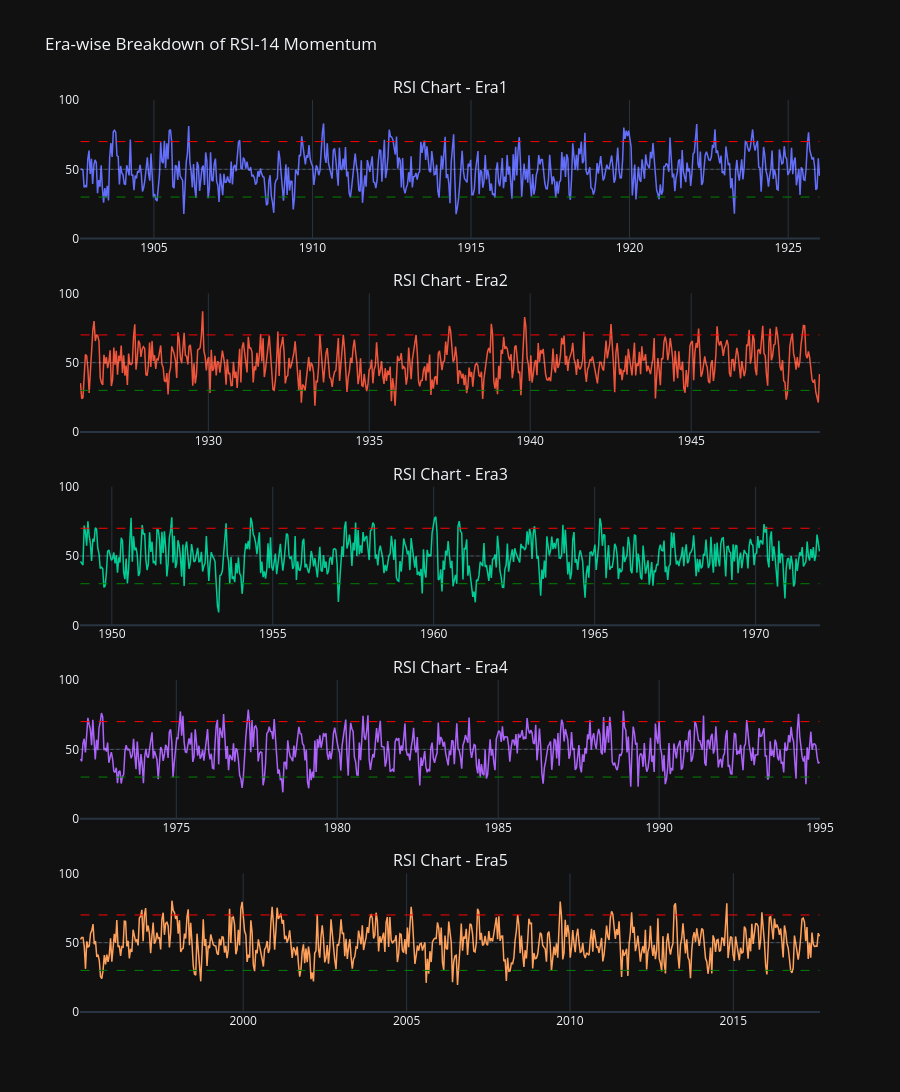

Notebook code cell kept with this figure:
### Code cell
import plotly.graph_objects as go
from plotly.subplots import make_subplots

# 1. लोड कम करने के लिए डेटा को डाउनसैंपल करना (हर 10वां पॉइंट लेना)
sampled_df = df.iloc[::10].copy()

# 2. 5 Eras के लिए 5 अलग-अलग रोज़ (Rows) वाला सबप्लॉट ढांचा तैयार करना
fig = make_subplots(
    rows=5, cols=1, 
    shared_xaxes=False, # हर Era की टाइमलाइन अपनी अलग होगी
    vertical_spacing=0.06, # चार्ट्स के बीच का स्पेस
    subplot_titles=[f"RSI Chart - {era}" for era in sampled_df['Era'].unique()]
)

# 3. लूप चलाकर हर Era का डेटा उसके अपने चार्ट में डालना
for i, era_name in enumerate(sampled_df['Era'].unique(), 1):
    era_df = sampled_df[sampled_df['Era'] == era_name]
    
    # RSI की लाइन जोड़ना
    fig.add_trace(
        go.Scatter(
            x=era_df['Date'], 
            y=era_df['RSI_14'],
            mode='lines',
            name=f'{era_name} RSI',
            line=dict(width=1.5)
        ),
        row=i, col=1
    )
    
    # हर चार्ट में Overbought (70) और Oversold (30) की सीमा रेखाएं जोड़ना
    fig.add_shape(type="line", x0=era_df['Date'].min(), x1=era_df['Date'].max(), y0=70, y1=70,
                  line=dict(color="red", width=1, dash="dash"), row=i, col=1)
    fig.add_shape(type="line", x0=era_df['Date'].min(), x1=era_df['Date'].max(), y0=30, y1=30,
                  line=dict(color="green", width=1, dash="dash"), row=i, col=1)
    fig.add_shape(type="line", x0=era_df['Date'].min(), x1=era_df['Date'].max(), y0=50, y1=50,
                  line=dict(color="rgba(255,255,255,0.2)", width=1, dash="dot"), row=i, col=1)

# 4. लेआउट और फिक्स रेंज (0 से 100) सेट करना
fig.update_layout(
    height=1200, # 5 चार्ट्स के लिए पर्याप्त ऊंचाई
    title_text="Era-wise Breakdown of RSI-14 Momentum",
    template='plotly_dark',
    showlegend=False # नाम ऊपर टाइटल में हैं, इसलिए लेजेंड की जरूरत नहीं
)

# सभी सबप्लॉट्स के Y-Axis को 0-100 पर फिक्स करना
fig.update_yaxes(range=[0, 100])

# ग्राफ को डिस्प्ले करना
fig.show()

### Figure 1 — Plotly figure (JSON) as saved in the notebook; plotly's stock layout.template omitted (floating-point values rounded to 4 significant figures; data arrays with more than 128 entries replaced by an {"elided": "..."} marker saying what was removed)
{"data": [{"line": {"width": 1.5}, "mode": "lines", "name": "Era1 RSI", "type": "scatter", "x": {"elided": "609 str values"}, "xaxis": "x", "y": {"elided": "609 float values"}, "yaxis": "y"}, {"line": {"width": 1.5}, "mode": "lines", "name": "Era2 RSI", "type": "scatter", "x": {"elided": "600 str values"}, "xaxis": "x2", "y": {"elided": "600 float values"}, "yaxis": "y2"}, {"line": {"width": 1.5}, "mode": "lines", "name": "Era3 RSI", "type": "scatter", "x": {"elided": "600 str values"}, "xaxis": "x3", "y": {"elided": "600 float values"}, "yaxis": "y3"}, {"line": {"width": 1.5}, "mode": "lines", "name": "Era4 RSI", "type": "scatter", "x": {"elided": "600 str values"}, "xaxis": "x4", "y": {"elided": "600 float values"}, "yaxis": "y4"}, {"line": {"width": 1.5}, "mode": "lines", "name": "Era5 RSI", "type": "scatter", "x": {"elided": "591 str values"}, "xaxis": "x5", "y": {"elided": "591 float values"}, "yaxis": "y5"}], "layout": {"annotations": [{"font": {"size": 16}, "showarrow": false, "text": "RSI Chart - Era1", "x": 0.5, "xanchor": "center", "xref": "paper", "y": 1, "yanchor": "bottom", "yref": "paper"}, {"font": {"size": 16}, "showarrow": false, "text": "RSI Chart - Era2", "x": 0.5, "xanchor": "center", "xref": "paper", "y": 0.788, "yanchor": "bottom", "yref": "paper"}, {"font": {"size": 16}, "showarrow": false, "text": "RSI Chart - Era3", "x": 0.5, "xanchor": "center", "xref": "paper", "y": 0.576, "yanchor": "bottom", "yref": "paper"}, {"font": {"size": 16}, "showarrow": false, "text": "RSI Chart - Era4", "x": 0.5, "xanchor": "center", "xref": "paper", "y": 0.364, "yanchor": "bottom", "yref": "paper"}, {"font": {"size": 16}, "showarrow": false, "text": "RSI Chart - Era5", "x": 0.5, "xanchor": "center", "xref": "paper", "y": 0.152, "yanchor": "bottom", "yref": "paper"}], "height": 1200, "shapes": [{"line": {"color": "red", "dash": "dash", "width": 1}, "type": "line", "x0": "1902-09-08T00:00:00", "x1": "1925-12-28T00:00:00", "xref": "x", "y0": 70, "y1": 70, "yref": "y"}, {"line": {"color": "green", "dash": "dash", "width": 1}, "type": "line", "x0": "1902-09-08T00:00:00", "x1": "1925-12-28T00:00:00", "xref": "x", "y0": 30, "y1": 30, "yref": "y"}, {"line": {"color": "rgba(255,255,255,0.2)", "dash": "dot", "width": 1}, "type": "line", "x0": "1902-09-08T00:00:00", "x1": "1925-12-28T00:00:00", "xref": "x", "y0": 50, "y1": 50, "yref": "y"}, {"line": {"color": "red", "dash": "dash", "width": 1}, "type": "line", "x0": "1926-01-11T00:00:00", "x1": "1948-12-27T00:00:00", "xref": "x2", "y0": 70, "y1": 70, "yref": "y2"}, {"line": {"color": "green", "dash": "dash", "width": 1}, "type": "line", "x0": "1926-01-11T00:00:00", "x1": "1948-12-27T00:00:00", "xref": "x2", "y0": 30, "y1": 30, "yref": "y2"}, {"line": {"color": "rgba(255,255,255,0.2)", "dash": "dot", "width": 1}, "type": "line", "x0": "1926-01-11T00:00:00", "x1": "1948-12-27T00:00:00", "xref": "x2", "y0": 50, "y1": 50, "yref": "y2"}, {"line": {"color": "red", "dash": "dash", "width": 1}, "type": "line", "x0": "1949-01-10T00:00:00", "x1": "1971-12-27T00:00:00", "xref": "x3", "y0": 70, "y1": 70, "yref": "y3"}, {"line": {"color": "green", "dash": "dash", "width": 1}, "type": "line", "x0": "1949-01-10T00:00:00", "x1": "1971-12-27T00:00:00", "xref": "x3", "y0": 30, "y1": 30, "yref": "y3"}, {"line": {"color": "rgba(255,255,255,0.2)", "dash": "dot", "width": 1}, "type": "line", "x0": "1949-01-10T00:00:00", "x1": "1971-12-27T00:00:00", "xref": "x3", "y0": 50, "y1": 50, "yref": "y3"}, {"line": {"color": "red", "dash": "dash", "width": 1}, "type": "line", "x0": "1972-01-10T00:00:00", "x1": "1994-12-26T00:00:00", "xref": "x4", "y0": 70, "y1": 70, "yref": "y4"}, {"line": {"color": "green", "dash": "dash", "width": 1}, "type": "line", "x0": "1972-01-10T00:00:00", "x1": "1994-12-26T00:00:00", "xref": "x4", "y0": 30, "y1": 30, "yref": "y4"}, {"line": {"color": "rgba(255,255,255,0.2)", "dash": "dot", "width": 1}, "type": "line", "x0": "1972-01-10T00:00:00", "x1": "1994-12-26T00:00:00", "xref": "x4", "y0": 50, "y1": 50, "yref": "y4"}, {"line": {"color": "red", "dash": "dash", "width": 1}, "type": "line", "x0": "1995-01-09T00:00:00", "x1": "2017-08-21T00:00:00", "xref": "x5", "y0": 70, "y1": 70, "yref": "y5"}, {"line": {"color": "green", "dash": "dash", "width": 1}, "type": "line", "x0": "1995-01-09T00:00:00", "x1": "2017-08-21T00:00:00", "xref": "x5", "y0": 30, "y1": 30, "yref": "y5"}, {"line": {"color": "rgba(255,255,255,0.2)", "dash": "dot", "width": 1}, "type": "line", "x0": "1995-01-09T00:00:00", "x1": "2017-08-21T00:00:00", "xref": "x5", "y0": 50, "y1": 50, "yref": "y5"}], "showlegend": false, "title": {"text": "Era-wise Breakdown of RSI-14 Momentum"}, "xaxis": {"anchor": "y", "domain": [0, 1]}, "xaxis2": {"anchor": "y2", "domain": [0, 1]}, "xaxis3": {"anchor": "y3", "domain": [0, 1]}, "xaxis4": {"anchor": "y4", "domain": [0, 1]}, "xaxis5": {"anchor": "y5", "domain": [0, 1]}, "yaxis": {"anchor": "x", "domain": [0.848, 1], "range": [0, 100]}, "yaxis2": {"anchor": "x2", "domain": [0.636, 0.788], "range": [0, 100]}, "yaxis3": {"anchor": "x3", "domain": [0.424, 0.576], "range": [0, 100]}, "yaxis4": {"anchor": "x4", "domain": [0.212, 0.364], "range": [0, 100]}, "yaxis5": {"anchor": "x5", "domain": [0, 0.152], "range": [0, 100]}}}
